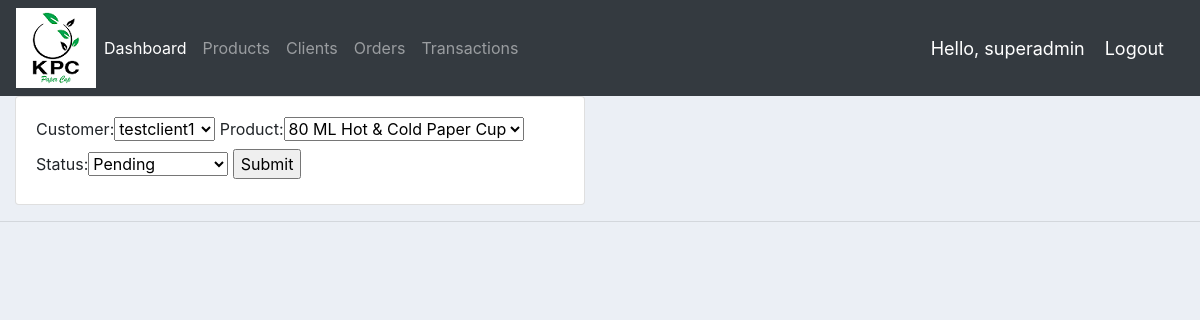
Screenshot of /update_order/1/ (signed in) with the database file from the repository.
### accounts/models.py (models this page shows)
class Order(models.Model):
	STATUS = (
			('Pending', 'Pending'),
			('Out for delivery', 'Out for delivery'),
			('Delivered', 'Delivered'),
			)
	customer = models.ForeignKey(Customer, null=True, on_delete= models.SET_NULL)
	product = models.ForeignKey(Product, null=True, on_delete= models.SET_NULL)
	date_created = models.DateTimeField(auto_now_add=True, null=True)
	status = models.CharField(max_length=200, null=True, choices=STATUS)
	def __str__(self):
		return self.product.name

### accounts/decorators.py (the view)
		def wrapper_func(request, *args, **kwargs):
			group = None
			if request.user.groups.exists():
				group = request.user.groups.all()[0].name
			else:
				return HttpResponse('You are not authorized to view this page')
			if group in allowed_roles:
				return view_func(request, *args, **kwargs)
			else:
				return HttpResponse('You are not authorized to perform this task')

### accounts/forms.py
class OrderForm(ModelForm):
	class Meta:
		model = Order
		fields = '__all__'

### accounts/models.py (called while the page is built)
	def __str__(self):
		return self.name

	def __str__(self):
		return self.name

### accounts/views.py (called while the page is built)
@login_required(login_url='login')
@allowed_users(allowed_roles=['superadmin', 'admin', 'chairperson', 'director', 'auditor', 'operator', 'secondman'])
def updateOrder(request, pk):
	order = Order.objects.get(id=pk)
	form_order = OrderForm(instance=order)
	print('ORDER:', order)
	if request.method == 'POST':
		form_order = OrderForm(request.POST, instance=order)
		if form_order.is_valid():
			form_order.save()
			return redirect('/orders')
	context = {'form_order':form_order}
	return render(request, 'accounts/order_form.html', context)

### accounts/templates/accounts/order_form.html (shortened to what this page needs)
{%  extends 'accounts/main.html' %}
{% load static %}
{% block content %}
<div class="row">
	<div class="col-md-6">
		<div class="card card-body">
			<form action="" method="POST">
				{{ form_order }}
				<input type="submit" name="Submit">
			</form>
		</div>
	</div>
</div>
{% endblock %}

### accounts/templates/accounts/navbar.html (shortened to what this page needs)
{% load static %}
<nav class="navbar navbar-expand-lg navbar-dark bg-dark">
 <img src="{% static 'images/logo.png' %}">
  <div class="collapse navbar-collapse" id="navbarNav">
    <ul class="navbar-nav">
      <li class="nav-item active">
        <a class="nav-link" href="{% url 'home' %}">Dashboard</a>
      </li>
      <li class="nav-item">
        <a class="nav-link" href="{% url 'products' %}">Products</a>
      </li>
            <li class="nav-item">
        <a class="nav-link" href="{% url 'clients' %}">Clients</a>
      </li>
            <li class="nav-item">
        <a class="nav-link" href="{% url 'orders' %}">Orders</a>
      </li>
            <li class="nav-item">
        <a class="nav-link" href="{% url 'transactions' %}">Transactions</a>
      </li>
    </ul>
  </div>
  <span class="hello-msg">Hello, {{request.user}}</span>
  <span ><a  class="hello-msg" href="{% url 'logout' %}">Logout</a></span>
</nav>

### static/css/main.css (style rules this page uses)
body { background-color: #ebeff5; }

### accounts/templates/accounts/navbar.html (style rules this page uses)
.hello-msg { font-size: 18px; color: #fff; margin-right: 20px; }

### rows the page displays
Order: customer "testclient1", product "80 ML Hot & Cold Paper Cup", status "Pending"

### other values shown
{{ request.user }} "superadmin"
